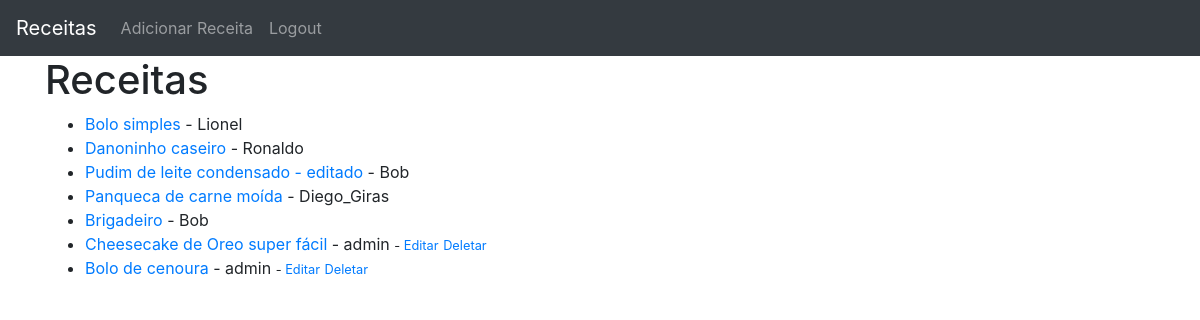
The app's page / (signed in) with its own data.
### theblog/models.py (models this page shows, shortened)
class Post(models.Model):
    title = models.CharField(max_length=255)
    author = models.ForeignKey(User, on_delete=models.CASCADE)
    body = models.TextField()

### theblog/views.py (the view)
# urls.py: path('', HomeView.as_view(), name='home'),
class HomeView(ListView):
    model = Post
    template_name = 'home.html'
    ordering = ['-id']

### theblog/templates/home.html
{% extends "index.html" %}
{%block content %}
<h1>Receitas</h1>
<ul>
{% for post in object_list %}
    <li><a href="{%url 'article-detail' post.pk%}">{{post.title}}</a> - {{post.author}}
        {%if user.is_authenticated%}
            {% if user.id == post.author.id%}
                <small> - <a href="{%url 'update_post' post.pk%}">Editar</a></small>
                <small><a href="{%url 'delete_post' post.pk%}">Deletar</a></small>
            {% endif %}
        {% endif %}
    <br/>
    </li>
{% endfor %}
</ul>
{% endblock %}

### records on screen
Post: title "Bolo simples", author "Lionel"
Post: title "Danoninho caseiro", author "Ronaldo"
Post: title "Pudim de leite condensado - editado", author "Bob"
Post: title "Panqueca de carne moída", author "Diego_Giras"
Post: title "Brigadeiro", author "Bob"
Post: title "Cheesecake de Oreo super fácil", author "admin", shows "Editar"
Post: title "Bolo de cenoura", author "admin", shows "Editar"
